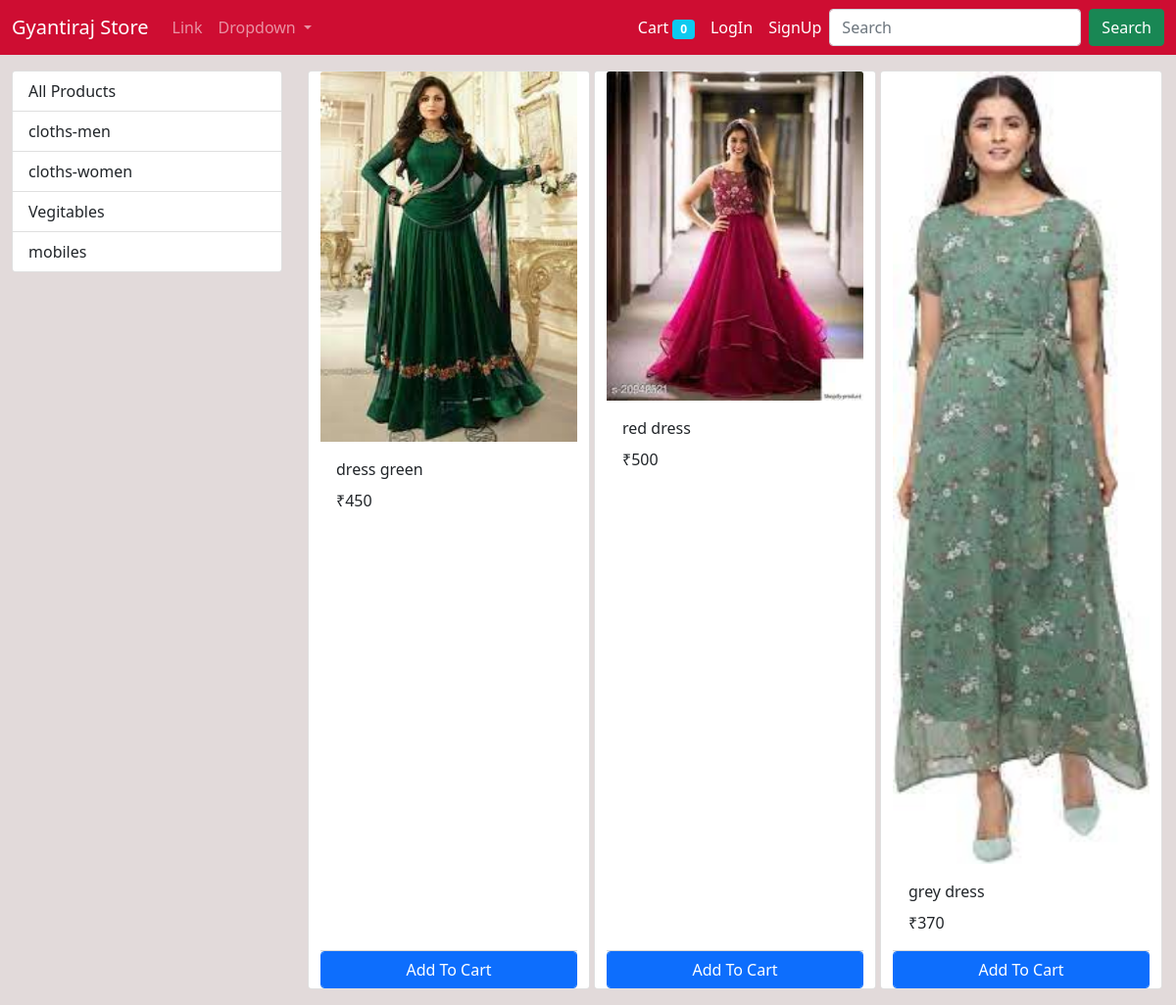
The app's page /?category=2 with its own data.
### store/models/category.py (models this page shows, shortened)
class Category(models.Model):
    name = models.CharField(max_length=20)
    @staticmethod
    def get_all_categories():
        return Category.objects.all

### store/models/product.py (models this page shows, shortened)
class Product(models.Model):
    name = models.CharField(max_length=50)
    price = models.IntegerField(default=0)
    category = models.ForeignKey(Category ,on_delete=models.CASCADE, default= 1)
    description = models.CharField(max_length=200,default='',null=True,blank=True)
    image = models.ImageField(upload_to= 'uploads/products/')
    @staticmethod
    def get_all_product_by_categoryid(category_id):
      if category_id:
        return Product.objects.filter(category =category_id)
      else:
        return Product.get_all_products

### store/views/home.py (the view, shortened to what this page needs)
# urls.py: path('',Index.as_view(),name= 'homepage'),
class Index(View):
 def get(self,request):
    cart = request.session.get('cart')
    if not cart:
        request.session['cart']= {}
    products = None
    categories = Category.get_all_categories()
    categoryID = request.GET.get('category')
    if categoryID:
        products= Product.get_all_product_by_categoryid(categoryID)
    else:
        products = Product.get_all_products()
    data ={}
    data['products'] =  products
    data['category'] = categories
    return render(request,"index.html",data)

### store/templatetags/cart.py (called while the page is built)
@register.filter(name='is_in_cart')
def is_in_cart(product  , cart):
    keys = cart.keys()
    for id in keys:
        if int(id) == product.id:
            return True
    return False;

### store/templatetags/my_filter.py (called while the page is built)
@register.filter(name='currency')
def currency(number):
   return "₹"+ str(number)

### store/templates/index.html (shortened to what this page needs)
{% extends "base.html" %}
  {% load my_filter %}
    {% block content %}
    {% load cart %}
    <div class="container-fluid mt-3">
      <div class="row">
     <div class="col-lg-3 mx-auto">
         <div class="list-group">
            <a href="/" class="list-group-item list-group-item-action">All Products</a>
           {% for category in category %}
        <a href="/?category={{category.id}}"
       class="list-group-item list-group-item-action">{{category.name}}</a>
                  {% endfor %}
              </div>
          </div>
     <div id='products' class="col-lg-9 mx-auto">
        <div class="row mx-auto">
        {% for product in products %}
    <div class="card mx-auto mb-3" id={{product.id}} style="width: 18rem;">
    <img class="card-img-top" src="{{product.image.url}}" alt="Card image cap">
        <div class="card-body">
       <p class="card-title">{{product.name}}</p>
       <p class="card-text">{{product.price|currency}}</p>
     </div>
      <div class="card-footer p-0 ">
     {% if product|is_in_cart:request.session.cart %}
      <div class="row no-gutters">
      <form action="/#{{product.id}}" class="col-2 " method="post">
           {% csrf_token %}
      <input hidden type="text" name='product' value='{{product.id}}'>
       <input hidden type="text" name='remove' value='True'>
      <input type="submit" value=" - " class="btn btn-block btn-primary border-right">
      </form>
       <div class="text-center col">{{product|cart_quantity:request.session.cart}} in Cart</div>
      <form action="/#{{product.id}}" class="col-2 " method="post">
       {% csrf_token %}
      <input hidden type="text" name='product' value='{{product.id}}'>
      <input type="submit" value=" + " class="btn btn-block btn-primary border-left">
       </form>
       </div>
       {% else %}
      <form action="/#{{product.id}}" method="POST" class="btn-block">
     <input type="submit" class="float-right btn btn-primary  form-control"
                                  value="Add To Cart">
     </form>
    {% endif %}
   </div>
   </div>
   {% endfor %}
   </div>
     </div>
      </div>
  </div>
    {% endblock content %}

### store/templates/base.html (style rules this page uses)
input, textarea { border: 1px solid #eeeeee; box-sizing: border-box; margin: 0; outline: none; padding: 10px; }

### records on screen
Category: name "cloths-men"
Category: name "cloths-women"
Category: name "Vegitables"
Category: name "mobiles"
Product: image (picture), name "dress green", price "₹450"
Product: image (picture), name "red dress", price "₹500"
Product: image (picture), name "grey dress", price "₹370"

### other values on screen
{{ request.session.cart.keys|length }} "0"
